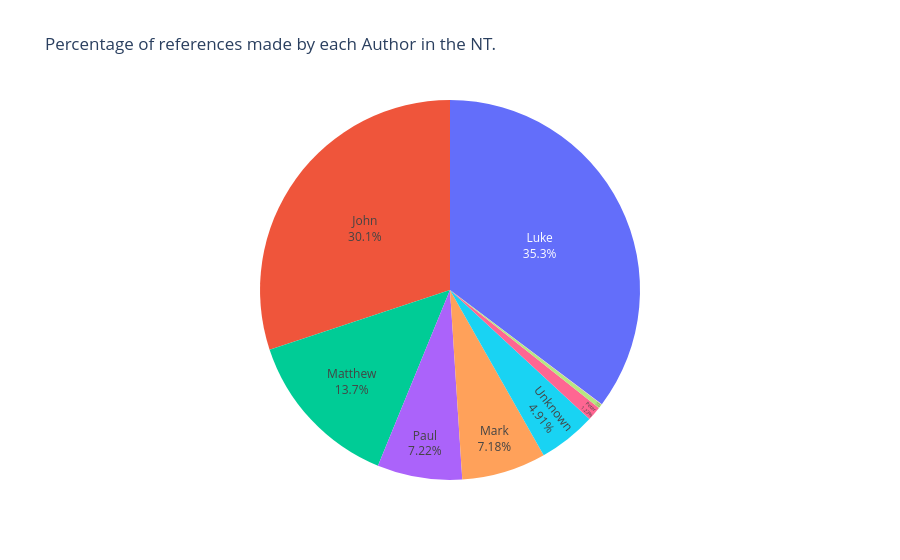

Here is the notebook cell this chart was saved with:
### Markdown cell above
#### Percentage of Author Allusions

### Code cell
fig = px.pie(
    references['n_start'].str[0].map(book_authors).value_counts().to_frame().reset_index(),
    names = "n_start",
    values= "count",
    title= "Percentage of references made by each Author in the NT."
)
fig.update_traces(textposition='inside', textinfo='percent+label', showlegend=False)
fig.show()

### Figure 1 — Plotly figure (JSON) as saved in the notebook; plotly's stock layout.template omitted (floating-point values rounded to 4 significant figures)
{"data": [{"domain": {"x": [0, 1], "y": [0, 1]}, "hovertemplate": "n_start=%{label}<br>count=%{value}<extra></extra>", "labels": ["Luke", "John", "Matthew", "Paul", "Mark", "Unknown", "Peter", "James", "Jude"], "legendgroup": "", "name": "", "showlegend": false, "textinfo": "percent+label", "textposition": "inside", "type": "pie", "values": [1695, 1446, 660, 347, 345, 236, 59, 18, 1]}], "layout": {"legend": {"tracegroupgap": 0}, "title": {"text": "Percentage of references made by each Author in the NT."}}}
